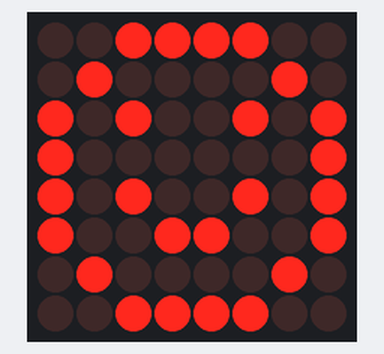
Simulated run of this sketch. Board: Arduino Uno, built with avr-gcc and run on an emulated ATmega328P. Shown: 8×8 LED matrix.

Above: at 0.1 s.
At 1.1 s:
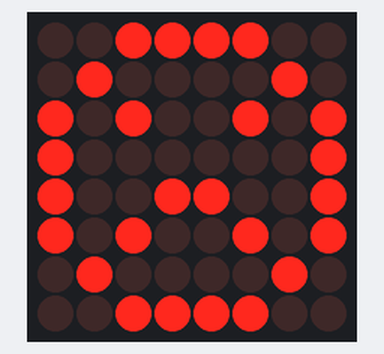
At 2.1 s:
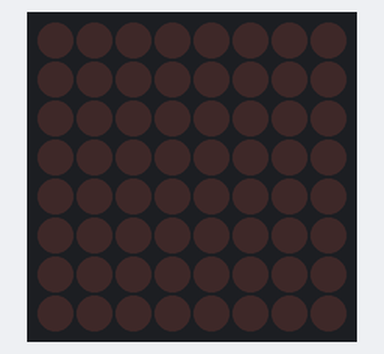

Measured:
- by itself, everything shown: repeats every 3.0 s, in 3 steps
- what the display in image 1 shows lasts 1.0 s, from 1.0 s to 2.0 s

The sketch:

smiley.ino
```cpp
#include "LedControl.h";

LedControl lc=LedControl(12,11,10,1);

// pin 12 is connected to the MAX7219 pin 1 - Data In
// pin 11 is connected to the CLK pin 13
// pin 10 is connected to LOAD pin 12
// 1 as we are only using 1 MAX7219

void setup()
{
  // the zero refers to the MAX7219 number, it is zero for 1 chip
  lc.shutdown(0,false);// turn off power saving, enables display
  lc.setIntensity(0,5);// sets brightness (0~15 possible values)
  lc.clearDisplay(0);// clear screen
}
void loop()
{
  lc.setLed(0,0,2,true);
  lc.setLed(0,0,3,true);
  lc.setLed(0,0,4,true);
  lc.setLed(0,0,5,true);

  lc.setLed(0,1,1,true);
  lc.setLed(0,1,6,true);

  lc.setLed(0,2,0,true);
  lc.setLed(0,2,2,true);
  lc.setLed(0,2,5,true);
  lc.setLed(0,2,7,true);


  lc.setLed(0,3,0,true);
  lc.setLed(0,3,7,true);


  lc.setLed(0,4,0,true);
  lc.setLed(0,4,2,true);
  lc.setLed(0,4,5,true);
  lc.setLed(0,4,7,true);

  lc.setLed(0,5,0,true);
  lc.setLed(0,5,3,true);
  lc.setLed(0,5,4,true);
  lc.setLed(0,5,7,true);

  lc.setLed(0,6,1,true);
  lc.setLed(0,6,6,true);

  lc.setLed(0,7,2,true);
  lc.setLed(0,7,3,true);
  lc.setLed(0,7,4,true);
  lc.setLed(0,7,5,true);
   delay(1000);


//schimb fata
  lc.setLed(0,4,2,false);
  lc.setLed(0,4,5,false);
  lc.setLed(0,5,3,false);
  lc.setLed(0,5,4,false);
  //deschidem fata
  lc.setLed(0,4,3,true);
  lc.setLed(0,4,4,true);
  lc.setLed(0,5,2,true);
  lc.setLed(0,5,5,true);
  delay(1000);


//off
  lc.setLed(0,0,2,false);
  lc.setLed(0,0,3,false);
  lc.setLed(0,0,4,false);
  lc.setLed(0,0,5,false);

  lc.setLed(0,1,1,false);
  lc.setLed(0,1,6,false);

  lc.setLed(0,2,0,false);
  lc.setLed(0,2,2,false);
  lc.setLed(0,2,5,false);
  lc.setLed(0,2,7,false);


  lc.setLed(0,3,0,false);
  lc.setLed(0,3,7,false);


  lc.setLed(0,4,0,false);
  lc.setLed(0,4,2,false);
  lc.setLed(0,4,5,false);
  lc.setLed(0,4,7,false);

  lc.setLed(0,5,0,false);
  lc.setLed(0,5,3,false);
  lc.setLed(0,5,4,false);
  lc.setLed(0,5,7,false);

  lc.setLed(0,6,1,false);
  lc.setLed(0,6,6,false);

  lc.setLed(0,7,2,false);
  lc.setLed(0,7,3,false);
  lc.setLed(0,7,4,false);
  lc.setLed(0,7,5,false);


  lc.setLed(0,4,3,false);
  lc.setLed(0,4,4,false);
  lc.setLed(0,5,2,false);
  lc.setLed(0,5,5,false);
  delay(1000);

}
```
